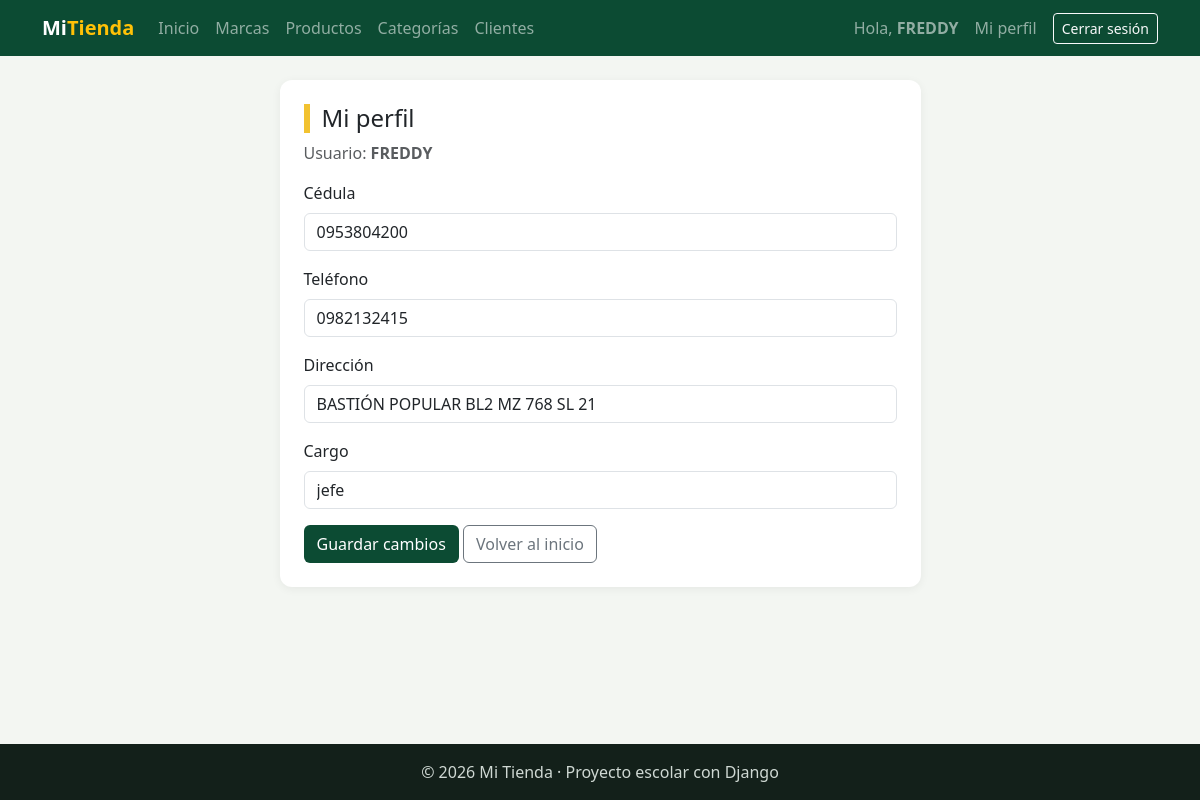
Page /facturacion/mi-perfil/ (signed in) on the committed database.
### facturacion/models.py (models this page shows, shortened)
class Perfil(models.Model):
    usuario = models.OneToOneField(
        User,                                    # ¿Con qué modelo? Con el User de Django
        on_delete=models.CASCADE,                # Si se borra el usuario, se borra su perfil (en cascada)
        related_name="perfil",                   # Camino de vuelta: request.user.perfil
    )
    cedula = models.CharField("Cédula", max_length=10, blank=True)
    telefono = models.CharField("Teléfono", max_length=15, blank=True)
    direccion = models.CharField("Dirección", max_length=200, blank=True)
    cargo = models.CharField(max_length=50, blank=True)   # Ej: Vendedor, Cajero, Administrador
    class Meta:
        verbose_name = "Perfil"
        verbose_name_plural = "Perfiles"

### facturacion/views.py (the view)
# urls.py: path("mi-perfil/", views.mi_perfil, name="mi_perfil"),
@login_required
def mi_perfil(request):                                    # GET edita / POST guarda sin pk
    perfil, creado = Perfil.objects.get_or_create(usuario=request.user)
    if request.method == "POST":                           # POST: guarda la información personal.
        form = PerfilForm(request.POST, instance=perfil)
        if form.is_valid():
            form.save()
            messages.success(request, "Tu perfil se actualizó correctamente.")
            return redirect("facturacion:mi_perfil")      # Evita nuevo envío con F5.
    else:                                                  # GET: muestra datos ya guardados.
        form = PerfilForm(instance=perfil)
    contexto = {"titulo": "Mi perfil", "form": form, "boton": "Guardar cambios"}
    return render(request, "facturacion/mi_perfil.html", contexto)

### facturacion/forms.py
class PerfilForm(forms.ModelForm):
    class Meta:
        model = Perfil
        fields = ["cedula", "telefono", "direccion", "cargo"]
        widgets = {
            "cedula": forms.TextInput(attrs={"class": "form-control"}),
            "telefono": forms.TextInput(attrs={"class": "form-control"}),
            "direccion": forms.TextInput(attrs={"class": "form-control"}),
            "cargo": forms.TextInput(attrs={"class": "form-control", "placeholder": "Ej: Vendedor"}),
        }

### facturacion/templates/facturacion/mi_perfil.html (shortened to what this page needs)
{% extends "base.html" %}
{% block contenido %}
<div class="row justify-content-center"><div class="col-md-8 col-lg-7"><div class="tarjeta">
    <h1 class="h4 titulo-pagina mb-2">Mi perfil</h1>
    <p class="text-muted">Usuario: <strong>{{ user.username }}</strong></p>
    <form method="post" novalidate>
        {% for campo in form %}
            <div class="mb-3">
                <label class="form-label" for="{{ campo.id_for_label }}">{{ campo.label }}</label>
                {{ campo }}
            </div>
        {% endfor %}
        <button type="submit" class="btn btn-verde">{{ boton }}</button>
        <a href="{% url 'home' %}" class="btn btn-outline-secondary">Volver al inicio</a>
    </form>
</div></div></div>
{% endblock %}

### templates/base.html (shortened to what this page needs)
{% load static %}
<!DOCTYPE html>
<html lang="es">
<head>
    <link href="https://cdn.jsdelivr.net/npm/bootstrap@5.3.3/dist/css/bootstrap.min.css" rel="stylesheet">
    <link rel="stylesheet" href="{% static 'css/estilos.css' %}">
</head>
<body>
    <nav class="navbar navbar-expand-lg navbar-dark barra">
        <div class="container">
            <a class="navbar-brand fw-bold" href="{% url 'home' %}">Mi<span class="text-warning">Tienda</span></a>
            <div class="collapse navbar-collapse" id="menu">
                <ul class="navbar-nav me-auto">
                    <li class="nav-item"><a class="nav-link" href="{% url 'home' %}">Inicio</a></li>
                    {% if user.is_authenticated %}
                        <li class="nav-item"><a class="nav-link" href="{% url 'facturacion:marca_lista' %}">Marcas</a></li>
                        <li class="nav-item"><a class="nav-link" href="{% url 'facturacion:producto_lista' %}">Productos</a></li>
                        <li class="nav-item"><a class="nav-link" href="{% url 'facturacion:categoria_lista' %}">Categorías</a></li>
                        <li class="nav-item"><a class="nav-link" href="{% url 'facturacion:cliente_lista' %}">Clientes</a></li>
                    {% endif %}
                </ul>
                <ul class="navbar-nav align-items-lg-center gap-2">
                    {% if user.is_authenticated %}
                        <li class="nav-item navbar-text">Hola, <b>{{ user.username }}</b></li>
                        <li class="nav-item"><a class="nav-link" href="{% url 'facturacion:mi_perfil' %}">Mi perfil</a></li>
                        <li class="nav-item">
                            <form method="post" action="{% url 'logout' %}" class="m-0">
                                <button type="submit" class="btn btn-sm btn-outline-light">Cerrar sesión</button>
                            </form>
                        </li>
                    {% else %}
                        <li class="nav-item"><a class="nav-link" href="{% url 'login' %}">Ingresar</a></li>
                        <li class="nav-item"><a class="btn btn-sm btn-warning" href="{% url 'registro' %}">Crear cuenta</a></li>
                    {% endif %}
                </ul>
            </div>
        </div>
    </nav>
    <main class="container py-4">
        {% block contenido %}{% endblock %}
    </main>
    <footer class="pie text-center py-3">© 2026 Mi Tienda · Proyecto escolar con Django</footer>
</body>
</html>

### static/css/estilos.css (style rules this page uses)
:root { --verde: #0c4b33; --verde-claro: #2f9e6e; --amarillo: #f2c230; }
body { background-color: #f3f6f2; min-height: 100vh; display: flex; flex-direction: column; }
main { flex: 1; }
.barra { background-color: var(--verde); }
.titulo-pagina { border-left: 6px solid var(--amarillo); padding-left: 12px; }
.tarjeta { background-color: white; border-radius: 12px; padding: 24px; box-shadow: 0 2px 10px rgba(0, 0, 0, .06); }
.btn-verde { background-color: var(--verde); color: white; }
.pie { background-color: #13201a; color: #cfd8d3; }

### rows in the picture
Perfil: form "0953804200" "0982132415" "BASTIÓN POPULAR BL2 MZ 768 SL 21" "jefe"

### other values in the picture
{{ user.username }} "FREDDY"
{{ campo.label }} "Cédula" "Teléfono" "Dirección" "Cargo"
{{ boton }} "Guardar cambios"
